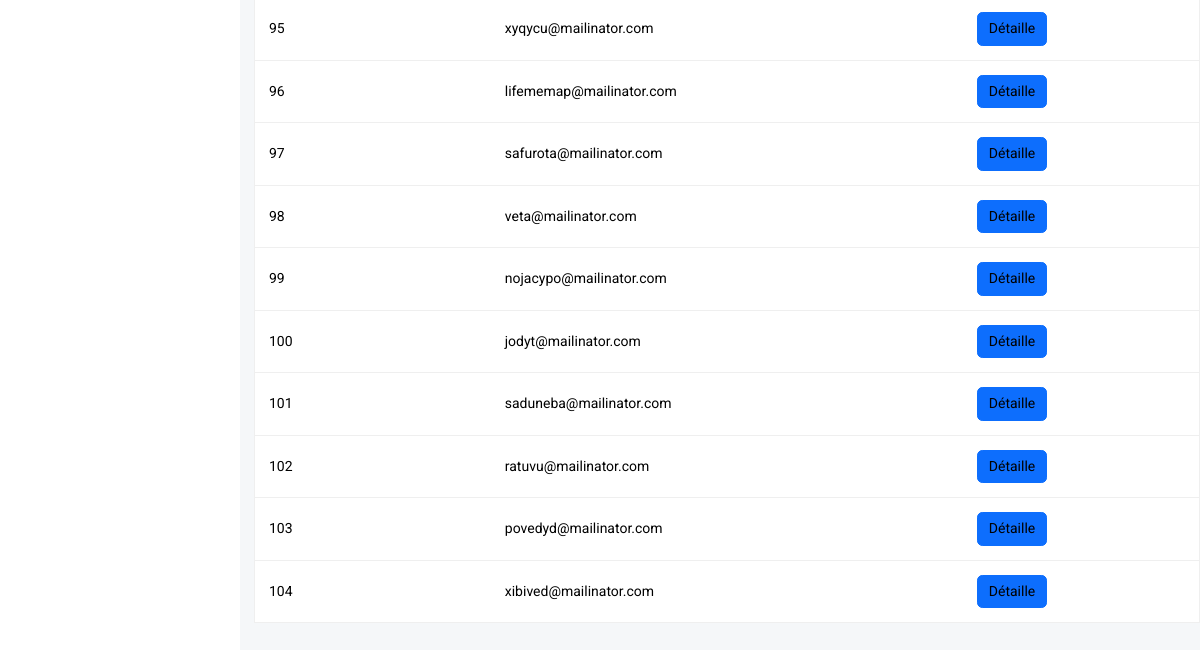
Before: /Resirvation.php (signed in, lower part) with the older database file.
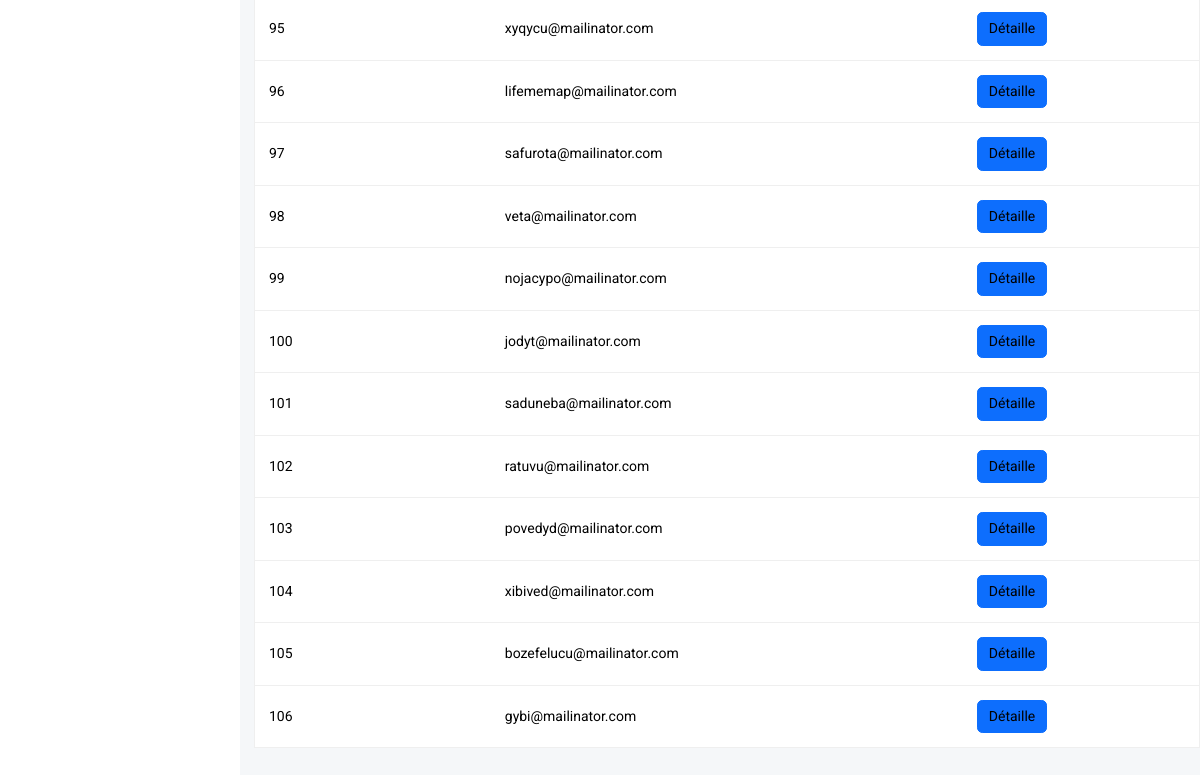
After: the same page with the newer database file.
### tables this page shows
CREATE TABLE `reservation` (
  `Reservation_id` int(11) NOT NULL,
  `R_Fname` varchar(30) NOT NULL,
  `R_Lname` varchar(30) NOT NULL,
  `R_email` varchar(100) NOT NULL,
  `R_adresse` varchar(250) NOT NULL,
  `R_country` varchar(30) NOT NULL,
  `R_city` varchar(30) NOT NULL,
  `R_Zipcode` varchar(20) NOT NULL,
  `Ticket_id` int(11) NOT NULL,
  `User_id` int(11) NOT NULL
);

### Resirvation.php (the view, shortened to what this page needs)
<!DOCTYPE html>
<html lang="en" class="h-100">
	<head>
		<link href='vendor/unicons-2.0.1/css/unicons.css' rel='stylesheet'>
		<link href="css/style.css" rel="stylesheet">
		<link href="css/vertical-responsive-menu.min.css" rel="stylesheet">
		<link href="css/datepicker.min.css" rel="stylesheet">
		<link href="css/responsive.css" rel="stylesheet">
		<link href="css/night-mode.css" rel="stylesheet">
		<link href="vendor/fontawesome-free/css/all.min.css" rel="stylesheet">
		<link href="vendor/OwlCarousel/assets/owl.carousel.css" rel="stylesheet">
		<link href="vendor/OwlCarousel/assets/owl.theme.default.min.css" rel="stylesheet">
		<link href="vendor/bootstrap/css/bootstrap.min.css" rel="stylesheet">
		<link href="vendor/bootstrap-select/dist/css/bootstrap-select.min.css" rel="stylesheet">
	</head>
    <body class="d-flex flex-column h-100">
	<?php include 'include/VerticaleNav.php' ?>
<div class="wrapper wrapper-body">
	<div class="tab-content">
		<div class="tab-pane fade active show" id="overview-tab" role="tabpanel">
			<div class="table-card mt-4">
				<div class="main-table">
					<div class="table-responsive">
						<table class="table">
							<tbody>
							<?php
							if(isset($_POST['bbb'])){
								require_once "connect/DataBase.php";
								$hh = $_POST['crs'];
								$Reservations= $connection->query("SELECT * FROM reservation WHERE Reservation_id like '%$hh%' or R_Fname like '%$hh%' or R_Lname like '%$hh%' or R_adresse like '%$hh%' or R_country like '%$hh%' or R_city like '%$hh%' or R_Zipcode like '%$hh%' or Ticket_id like '%$hh%'")->fetchAll(PDO::FETCH_ASSOC);
								foreach($Reservations as $Reservation){
							?>
							<tr>
									<td><?php echo $Reservation['Reservation_id']?></td>
									<td><?php echo $Reservation['R_email']?></td>
									<td><span class="action-btn btn btn-primary"><a href="reservation_detaille.php?id=<?php echo $Reservation['Reservation_id']?>" >Détaille</a></span></td>
									<td><span class="action-btn "><a href="delete_Reservation.php?id=<?php echo $Reservation['Reservation_id']?>" onclick= "return confirm( 'Voulez vous vraiment supprimer le admin <?php echo $Reservation['R_email']?>' );" ><i class="fa-solid fa-trash-can " style="color: red;"></i></a>
									<td><span class="action-btn"><a href="reservation_update.php?id=<?php echo $Reservation['Reservation_id']?>"><i class="fa-solid fa-pen-to-square" style="color: blue;"></i></a></span></td></td>
								</tr>
								<?php
																		}
																	?>
<?php
							}else{
							?>
							<?php
								require_once "connect/DataBase.php";
						$Reservations= $connection->query('SELECT * FROM `reservation`')->fetchAll(PDO::FETCH_ASSOC);
						foreach($Reservations as $Reservation){
																	?>
								<tr>
									<td><?php echo $Reservation['Reservation_id']?></td>
									<td><?php echo $Reservation['R_email']?></td>
									<td><span class="action-btn btn btn-primary"><a href="reservation_detaille.php?id=<?php echo $Reservation['Reservation_id']?>" >Détaille</a></span></td>
									<td><span class="action-btn "><a href="delete_Reservation.php?id=<?php echo $Reservation['Reservation_id']?>" onclick= "return confirm( 'Voulez vous vraiment supprimer le admin <?php echo $Reservation['R_email']?>' );" ><i class="fa-solid fa-trash-can " style="color: red;"></i></a>
									<td><span class="action-btn"><a href="reservation_update.php?id=<?php echo $Reservation['Reservation_id']?>"><i class="fa-solid fa-pen-to-square" style="color: blue;"></i></a></span></td></td>
								</tr>
								<?php } ?>
								<?php
																		}
																	?>
							</tbody>
						</table>
					</div>
				</div>
			</div>
		</div>
    </div>
</div>
</body>

Changed rows visible on the page:
added reservation: Reservation_id "105", R_email "bozefelucu@mailinator.com"
added reservation: Reservation_id "106", R_email "gybi@mailinator.com"
